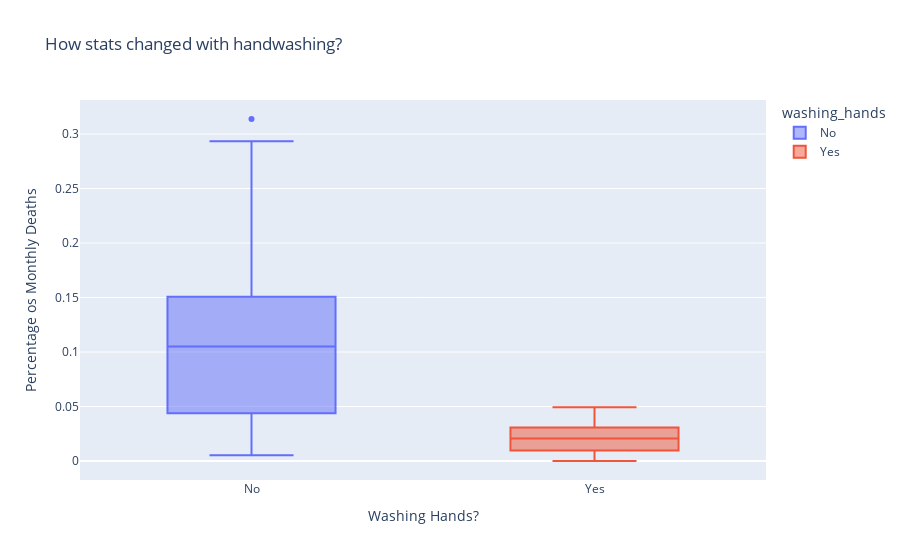

Notebook source saved alongside this figure:
### Code cell
box = px.box(
    df_monthly,
    x = "washing_hands",
    y = "pct_deaths",
    color = "washing_hands",
    title = "How stats changed with handwashing?"
)

box.update_layout(
    xaxis_title = "Washing Hands?",
    yaxis_title = "Percentage os Monthly Deaths",
)

box.show()

### Figure 1 — Plotly figure (JSON) as saved in the notebook; plotly's stock layout.template omitted (floating-point values rounded to 4 significant figures)
{"data": [{"alignmentgroup": "True", "hovertemplate": "washing_hands=%{x}<br>pct_deaths=%{y}<extra></extra>", "legendgroup": "No", "marker": {"color": "#636efa"}, "name": "No", "notched": false, "offsetgroup": "No", "orientation": "v", "showlegend": true, "type": "box", "x": ["No", "No", "No", "No", "No", "No", "No", "No", "No", "No", "No", "No", "No", "No", "No", "No", "No", "No", "No", "No", "No", "No", "No", "No", "No", "No", "No", "No", "No", "No", "No", "No", "No", "No", "No", "No", "No", "No", "No", "No", "No", "No", "No", "No", "No", "No", "No", "No", "No", "No", "No", "No", "No", "No", "No", "No", "No", "No", "No", "No", "No", "No", "No", "No", "No", "No", "No", "No", "No", "No", "No", "No", "No", "No", "No", "No"], "x0": " ", "xaxis": "x", "y": [0.1457, 0.07531, 0.04332, 0.01569, 0.007843, 0.05, 0.08421, 0.01351, 0.01878, 0.1102, 0.2255, 0.2085, 0.1222, 0.1023, 0.1074, 0.03226, 0.06593, 0.2078, 0.2546, 0.1839, 0.2934, 0.2297, 0.3138, 0.1912, 0.1597, 0.1241, 0.1193, 0.06098, 0.04082, 0.005236, 0.01554, 0.02262, 0.176, 0.07143, 0.08051, 0.1516, 0.1128, 0.1703, 0.1731, 0.05833, 0.02679, 0.04369, 0.0632, 0.01224, 0.03226, 0.1102, 0.1055, 0.07591, 0.04745, 0.04452, 0.04231, 0.04392, 0.07143, 0.06122, 0.03586, 0.1055, 0.1484, 0.1094, 0.1049, 0.1339, 0.1809, 0.1543, 0.1897, 0.1344, 0.1015, 0.131, 0.1806, 0.1439, 0.1496, 0.1077, 0.05369, 0.03215, 0.01923, 0.03607, 0.1827, 0.1224], "y0": " ", "yaxis": "y"}, {"alignmentgroup": "True", "hovertemplate": "washing_hands=%{x}<br>pct_deaths=%{y}<extra></extra>", "legendgroup": "Yes", "marker": {"color": "#EF553B"}, "name": "Yes", "notched": false, "offsetgroup": "Yes", "orientation": "v", "showlegend": true, "type": "box", "x": ["Yes", "Yes", "Yes", "Yes", "Yes", "Yes", "Yes", "Yes", "Yes", "Yes", "Yes", "Yes", "Yes", "Yes", "Yes", "Yes", "Yes", "Yes", "Yes", "Yes", "Yes", "Yes"], "x0": " ", "xaxis": "x", "y": [0.02239, 0.012, 0.01894, 0.0458, 0.03957, 0.04472, 0.0293, 0.03534, 0.006873, 0, 0.006557, 0.009585, 0.01136, 0.003717, 0, 0.009615, 0.02341, 0.02903, 0.0134, 0.02233, 0.03085, 0.04926], "y0": " ", "yaxis": "y"}], "layout": {"boxmode": "overlay", "legend": {"title": {"text": "washing_hands"}, "tracegroupgap": 0}, "title": {"text": "How stats changed with handwashing?"}, "xaxis": {"anchor": "y", "categoryarray": ["No", "Yes"], "categoryorder": "array", "domain": [0, 1], "title": {"text": "Washing Hands?"}}, "yaxis": {"anchor": "x", "domain": [0, 1], "title": {"text": "Percentage os Monthly Deaths"}}}}
